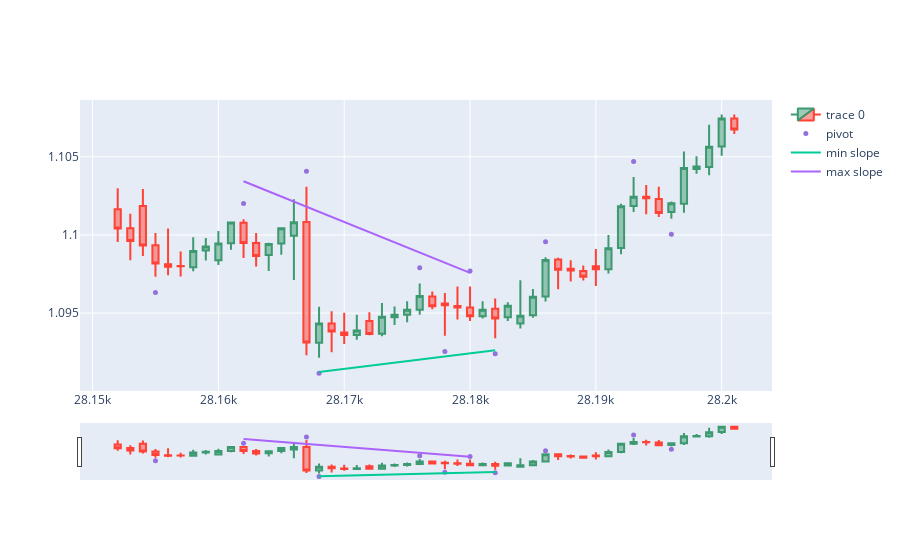

Notebook source saved alongside this figure:
### Code cell
candleid = 28182

xmin = np.array([])
ymin= np.array([])
xmax = np.array([])
ymax = np.array([])

for i in range(candleid-25,candleid+1):
    if (df.iloc[i].pivot == 1):
        ymin = np.append(ymin,df.iloc[i]['pivot position'])
        xmin = np.append(xmin,i)
    if (df.iloc[i].pivot == 2):
        ymax = np.append(ymax,df.iloc[i]['pivot position'])
        xmax = np.append(xmax,i)

min_slope,intermin=np.polyfit(xmin,ymin,1)
max_slope,intermax=np.polyfit(xmax,ymax,1)


dfpl = df[candleid-30:candleid+20]
fig = go.Figure(data=[go.Candlestick(x=dfpl.index,
                open=dfpl['open'],
                high=dfpl['high'],
                low=dfpl['low'],
                close=dfpl['close'])])


fig.add_scatter(x=dfpl.index,y=dfpl['pivot position'],
                mode = "markers",
                marker = dict(size=5,color = "mediumpurple"),
                name="pivot")

fig.add_trace(go.Scatter(x=xmin, y=min_slope*xmin + intermin, mode='lines', name='min slope'))
fig.add_trace(go.Scatter(x=xmax, y=max_slope*xmax + intermax, mode='lines', name='max slope'))
fig.show()

### Figure 1 — Plotly figure (JSON) as saved in the notebook; plotly's stock layout.template omitted (floating-point values rounded to 4 significant figures)
{"data": [{"close": [1.1, 1.1, 1.099, 1.098, 1.098, 1.098, 1.099, 1.099, 1.099, 1.101, 1.099, 1.099, 1.099, 1.1, 1.101, 1.093, 1.094, 1.094, 1.094, 1.094, 1.094, 1.095, 1.095, 1.095, 1.096, 1.095, 1.095, 1.095, 1.095, 1.095, 1.095, 1.095, 1.095, 1.096, 1.098, 1.098, 1.098, 1.097, 1.098, 1.099, 1.102, 1.102, 1.102, 1.101, 1.102, 1.104, 1.104, 1.106, 1.107, 1.107], "high": [1.103, 1.101, 1.103, 1.1, 1.1, 1.099, 1.1, 1.1, 1.1, 1.101, 1.101, 1.1, 1.099, 1.1, 1.102, 1.103, 1.095, 1.095, 1.095, 1.095, 1.095, 1.096, 1.095, 1.096, 1.097, 1.096, 1.096, 1.097, 1.097, 1.096, 1.096, 1.096, 1.097, 1.097, 1.099, 1.099, 1.098, 1.098, 1.099, 1.1, 1.102, 1.104, 1.103, 1.103, 1.102, 1.105, 1.105, 1.107, 1.108, 1.108], "low": [1.1, 1.098, 1.099, 1.097, 1.097, 1.097, 1.098, 1.098, 1.098, 1.099, 1.099, 1.098, 1.098, 1.099, 1.097, 1.092, 1.092, 1.092, 1.093, 1.093, 1.094, 1.094, 1.094, 1.094, 1.095, 1.095, 1.094, 1.095, 1.095, 1.095, 1.093, 1.094, 1.094, 1.095, 1.096, 1.097, 1.097, 1.097, 1.097, 1.098, 1.099, 1.101, 1.101, 1.101, 1.101, 1.101, 1.104, 1.104, 1.105, 1.106], "open": [1.102, 1.1, 1.102, 1.099, 1.098, 1.098, 1.098, 1.099, 1.098, 1.099, 1.101, 1.099, 1.099, 1.099, 1.1, 1.101, 1.093, 1.094, 1.094, 1.094, 1.095, 1.094, 1.095, 1.095, 1.095, 1.096, 1.096, 1.095, 1.095, 1.095, 1.095, 1.095, 1.094, 1.095, 1.096, 1.098, 1.098, 1.098, 1.098, 1.098, 1.099, 1.102, 1.102, 1.102, 1.101, 1.102, 1.104, 1.104, 1.106, 1.107], "type": "candlestick", "x": [28152, 28153, 28154, 28155, 28156, 28157, 28158, 28159, 28160, 28161, 28162, 28163, 28164, 28165, 28166, 28167, 28168, 28169, 28170, 28171, 28172, 28173, 28174, 28175, 28176, 28177, 28178, 28179, 28180, 28181, 28182, 28183, 28184, 28185, 28186, 28187, 28188, 28189, 28190, 28191, 28192, 28193, 28194, 28195, 28196, 28197, 28198, 28199, 28200, 28201]}, {"marker": {"color": "mediumpurple", "size": 5}, "mode": "markers", "name": "pivot", "type": "scatter", "x": [28152, 28153, 28154, 28155, 28156, 28157, 28158, 28159, 28160, 28161, 28162, 28163, 28164, 28165, 28166, 28167, 28168, 28169, 28170, 28171, 28172, 28173, 28174, 28175, 28176, 28177, 28178, 28179, 28180, 28181, 28182, 28183, 28184, 28185, 28186, 28187, 28188, 28189, 28190, 28191, 28192, 28193, 28194, 28195, 28196, 28197, 28198, 28199, 28200, 28201], "y": [null, null, null, 1.096, null, null, null, null, null, null, 1.102, null, null, null, null, 1.104, 1.091, null, null, null, null, null, null, null, 1.098, null, 1.093, null, 1.098, null, 1.092, null, null, null, 1.1, null, null, null, null, null, null, 1.105, null, null, 1.1, null, null, null, null, null]}, {"mode": "lines", "name": "min slope", "type": "scatter", "x": [28168, 28178, 28182], "y": [1.091, 1.092, 1.093]}, {"mode": "lines", "name": "max slope", "type": "scatter", "x": [28162, 28167, 28176, 28180], "y": [1.103, 1.102, 1.099, 1.098]}], "layout": {}}
